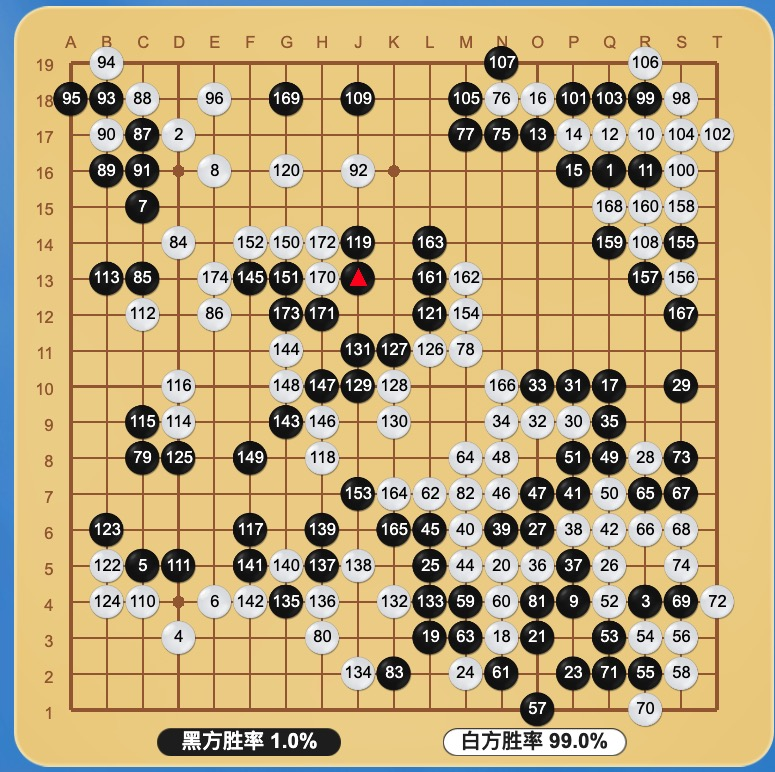
#> input picture board_images/22991700643327_.jpeg, 775 x 772 px
$ python -i image_preprocessing.py   (imports and definitions only)
#> lines starting #> are read from the running program, lines starting #| are printed output that depends on the picture
#!/usr/bin/env python3

# Copyright (c) 2024, xiaominghe2014@gmail.com
# All rights reserved.

# Redistribution and use in source and binary forms, with or without
# modification, are permitted provided that the following conditions are met:

# 1. Redistributions of source code must retain the above copyright notice,
#    this list of conditions and the following disclaimer.

# 2. Redistributions in binary form must reproduce the above copyright notice,
#    this list of conditions and the following disclaimer in the documentation
#    and/or other materials provided with the distribution.

# 3. Neither the name of the copyright holder nor the names of its contributors
#    may be used to endorse or promote products derived from this software
#    without specific prior written permission.

# THIS SOFTWARE IS PROVIDED BY THE COPYRIGHT HOLDERS AND CONTRIBUTORS "AS IS"
# AND ANY EXPRESS OR IMPLIED WARRANTIES, INCLUDING, BUT NOT LIMITED TO, THE
# IMPLIED WARRANTIES OF MERCHANTABILITY AND FITNESS FOR A PARTICULAR PURPOSE
# ARE DISCLAIMED. IN NO EVENT SHALL THE COPYRIGHT HOLDER OR CONTRIBUTORS BE
# LIABLE FOR ANY DIRECT, INDIRECT, INCIDENTAL, SPECIAL, EXEMPLARY, OR
# CONSEQUENTIAL DAMAGES (INCLUDING, BUT NOT LIMITED TO, PROCUREMENT OF
# SUBSTITUTE GOODS OR SERVICES; LOSS OF USE, DATA, OR PROFITS; OR BUSINESS
# INTERRUPTION) HOWEVER CAUSED AND ON ANY THEORY OF LIABILITY, WHETHER IN
# CONTRACT, STRICT LIABILITY, OR TORT (INCLUDING NEGLIGENCE OR OTHERWISE)
# ARISING IN ANY WAY OUT OF THE USE OF THIS SOFTWARE, EVEN IF ADVISED OF THE
# POSSIBILITY OF SUCH DAMAGE.

import os
import sys

from PIL import Image, ImageFilter

def file_to_save_path(image_path,save_dir):
    if not os.path.exists(save_dir):
        os.makedirs(save_dir)
    return os.path.join(save_dir, os.path.basename(image_path))

def grayscale_image(image_path,save_dir):
    """
    将图片转换为灰度图像。

    参数:
    image_path (str): 图片的路径。
    """
#> called with save_dir = 'out.png'
    image = Image.open(image_path)
#> image is the input picture: PIL image 775x772 RGB; mean R, G, B 191.8, 170.8, 125.6
    grayscale_image = image.convert('L')
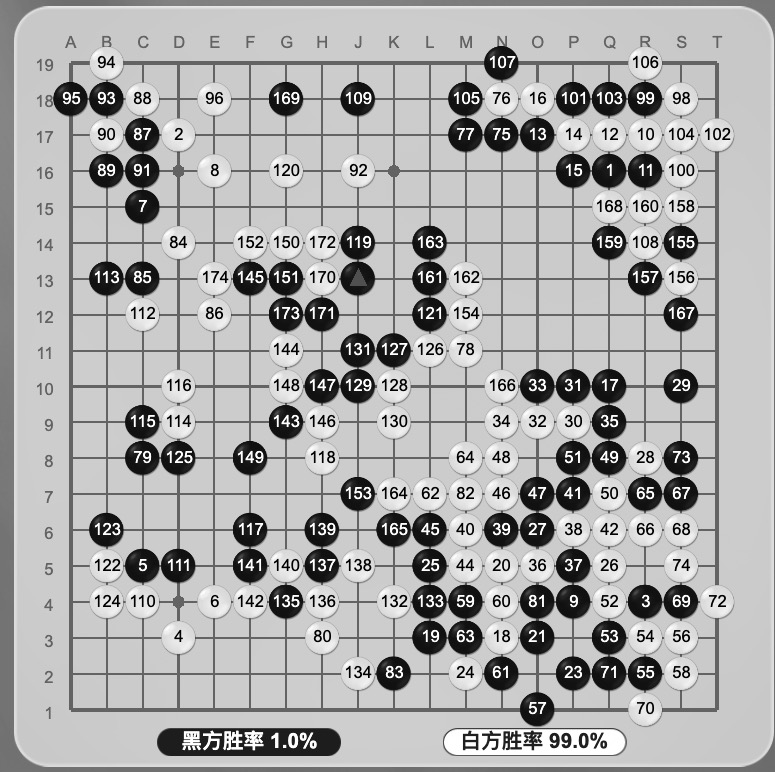
#> grayscale_image: PIL image 775x772 L; min 0, max 255, mean 171.9
    save_path = file_to_save_path(image_path,save_dir)
    grayscale_image.save(save_path)
    return save_path

def binarize_image(image_path, save_dir, threshold=128):
    """
    将图片二值化。

    参数:
    image_path (str): 图片的路径。
    threshold (int): 二值化阈值。
    """
    image = Image.open(image_path)
    binarized_image = image.convert('L').point(lambda x: 0 if x<threshold else 255, '1')
    save_path = file_to_save_path(image_path,save_dir)
    binarized_image.save(save_path)
    return save_path

def apply_filter(image_path, save_dir,filter_type=ImageFilter.GaussianBlur(5)):
    """
    应用滤波器处理图像。

    参数:
    image_path (str): 图片的路径。
    filter_type (ImageFilter): 应用的滤波器类型。
    """
    image = Image.open(image_path)
    filtered_image = image.filter(filter_type)
    save_path = file_to_save_path(image_path,save_dir)
    filtered_image.save(save_path)
    return save_path

def preprocess_image(image_path, save_dir, preprocess_steps=['grayscale', 'binarize', 'filter']):
    """
    对图像进行预处理，包括灰度化、二值化和滤波等步骤，以减少噪声并突出特征。

    参数:
    image_path (str): 图片的路径。
    preprocess_steps (list): 预处理步骤列表。
    """
    for step in preprocess_steps:
        if step == 'grayscale':
            image_path = grayscale_image(image_path,save_dir)
        elif step == 'binarize':
            image_path = binarize_image(image_path,save_dir)
        elif step == 'filter':
            image_path = apply_filter(image_path,save_dir)
    print(f'预处理完成，保存到{image_path}')

# 查找指定目录下的所有jpeg格式图片
def find_jpeg_images(directory):
    """
    查找指定目录下的所有webp格式图片。

    参数:
    directory (str): 要搜索的目录路径。

    返回:
    list: 找到的图片文件的路径列表。
    """
    images = []
    # 遍历指定目录及其子目录
    for root, dirs, files in os.walk(directory):
        for file in files:
            if file.endswith('.jpeg'):
                images.append(os.path.join(root, file))
    return images

# [1 line not run here, left out]
jpeg_images = find_jpeg_images(sys.argv[1])
# [2 lines not run here, left out]

>>> result = preprocess_image('../../../board_images/22991700643327_.jpeg', 'out.png')
